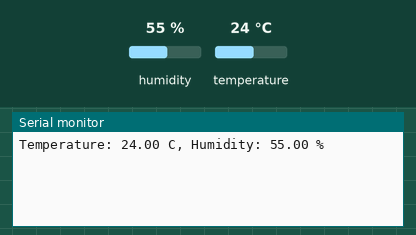
Bench run of a sketch on a simulated Arduino Uno, built with avr-gcc and run on an emulated ATmega328P. Parts: the last lines printed to the serial monitor. The inputs (shaded band) are chosen by the test bench; at power-on: humidity 55 %, temperature 24 °C.

Above: at 3.2 s.
3.3 s: humidity set to 22 %
At 5.3 s:
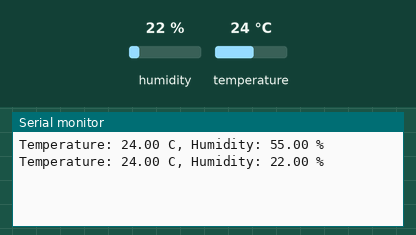
6.0 s: temperature set to 12 °C
At 6.5 s:
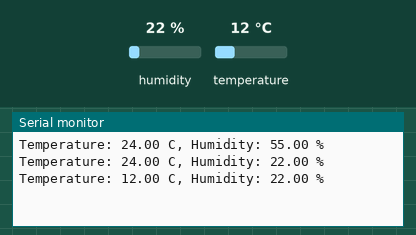
8.7 s: humidity set to 40 %
At 11.3 s:
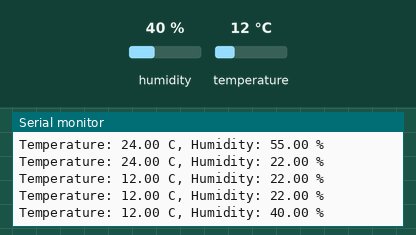
Timing chart, 0 to 12.8 s (numbered marks = the images above; inputs shaded):
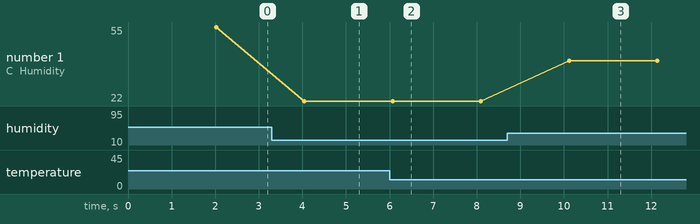

Measured:
- after the input at 3.3 s, the serial monitor: prints a new line after 0.75 s (image 1)
- after the input at 6.0 s, the serial monitor: prints a new line after 0.07 s (image 2)
- after the input at 8.7 s, the serial monitor: prints a new line after 1.4 s (image 3)
- plotted number 1: 55 → 22 after the input at 3.3 s, 22 → 40 after the input at 8.7 s

The sketch:

temp_hum_DHT11.ino
```cpp
#include <DHT.h>

DHT dht(26, DHT11);

void setup() {
  dht.begin();
  delay(2000);

  Serial.begin(115200);
}

void loop() {

  float temp = dht.readTemperature();
  float hum = dht.readHumidity();

  Serial.print("Temperature: ");
  Serial.print(temp);
  Serial.print(" C, ");
  Serial.print("Humidity: ");
  Serial.print(hum);
  Serial.print(" % ");
  Serial.println("");

  delay(2000);
}
```
